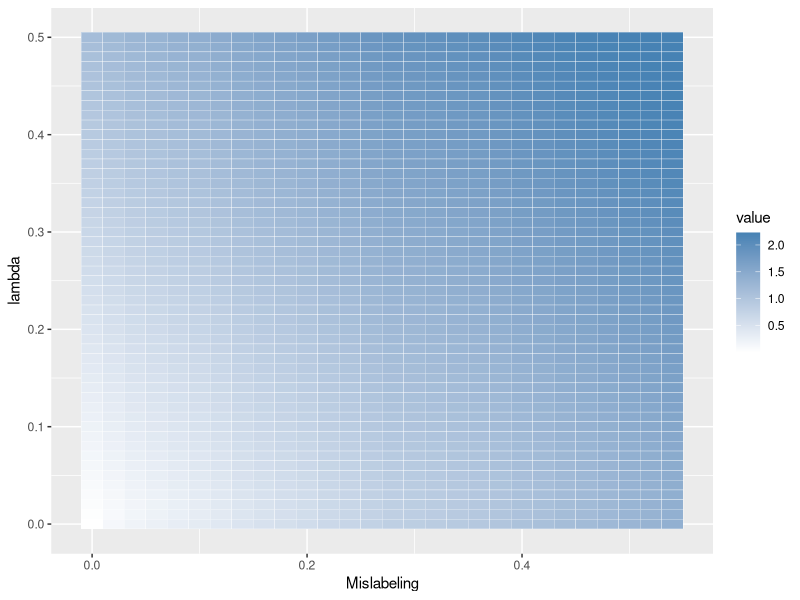
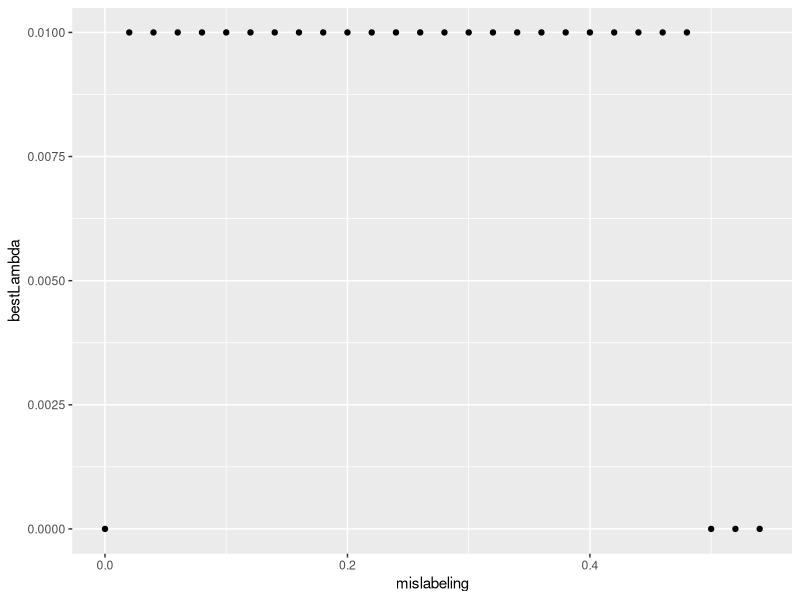

Write R code to recreate these figures, in order.
library(glmnet)
library(reshape2)
library(ggplot2)
library(tidyverse)

perm <- function(train, perc) {
  len = length(train)
  if(perc*len > 1){
    tmp = train[1:(perc*len)]
    tmp = sample(tmp)
    result = c(tmp, train[floor((perc*len+1)):len])
    return(result)
  }
  return(train)
}



lambda = c(seq(0,0.5,0.01))
#lambda = c(seq(0,1,0.1))
N = 3000
P = 100
set.seed(489)

data = matrix( rnorm(N*P,mean=0,sd=1), N, P) 
training = data[1:(0.7*N),]
test = data[(0.7*N+1):N,]

b1 = c(rep(1, 5))
b2 = c(rep(0, P-5))
b = c(b1,b2)
y = data%*%b
ytraining <- y[1:(0.7*N)]
ytest <- y[(0.7*N+1):N]
ml = c(seq(0,0.55,0.02))
triesPerMl <- 50


result = matrix(rep(0,length(lambda)),1,length(lambda))

for(i in 1:length(ml)){
  for(j in 1:triesPerMl){ 
    #cvreg <- cv.glmnet(data, perm(y,ml[i]), lambda = lambda, alpha = 1)
    #result[i,] <- result[i,]+cvreg$cvm
    lasso.mod <- glmnet(training, perm(ytraining, ml[i]), alpha = 1, lambda = lambda)
    lasso.pred <- predict(lasso.mod, rev(lambda), newx = test)
    sme<-apply(lasso.pred,2,function(x) (mean((x-ytest)^2))^(1/2))
    result[i,] <- result[i,]+sme
  }
  result[i,] <- result[i,]/triesPerMl
  result <- rbind(result,rep(0,length(lambda)))
  
}

#lasso.mod <- glmnet(data, perm(y, 0.3), alpha = 1, lambda = lambda)
#lasso.pred <- predict(lasso.mod, lambda, newx = test)

#sqe = mean((lasso.pred-ytest)^2)^(1/2)


#mean(ytest-lasso.pred)

result = result[1:length(ml),]

bestLambda <- lambda[length(lambda)+1-apply(result, 1,which.min)]


hm = melt(result)

hm[,1] <- ml[hm[,1]]
hm[,2] <- lambda[length(lambda)+1-hm[,2]]

ggplot(hm, aes(Var1,Var2)) + geom_tile(aes(fill=value), colour = "white") +  scale_fill_gradient(low = "white", high = "steelblue") + labs(x = "Mislabeling", y = "lambda") 
ggplot(tibble(mislabeling=ml,lambda=bestLambda),aes(mislabeling,bestLambda))+geom_point()
